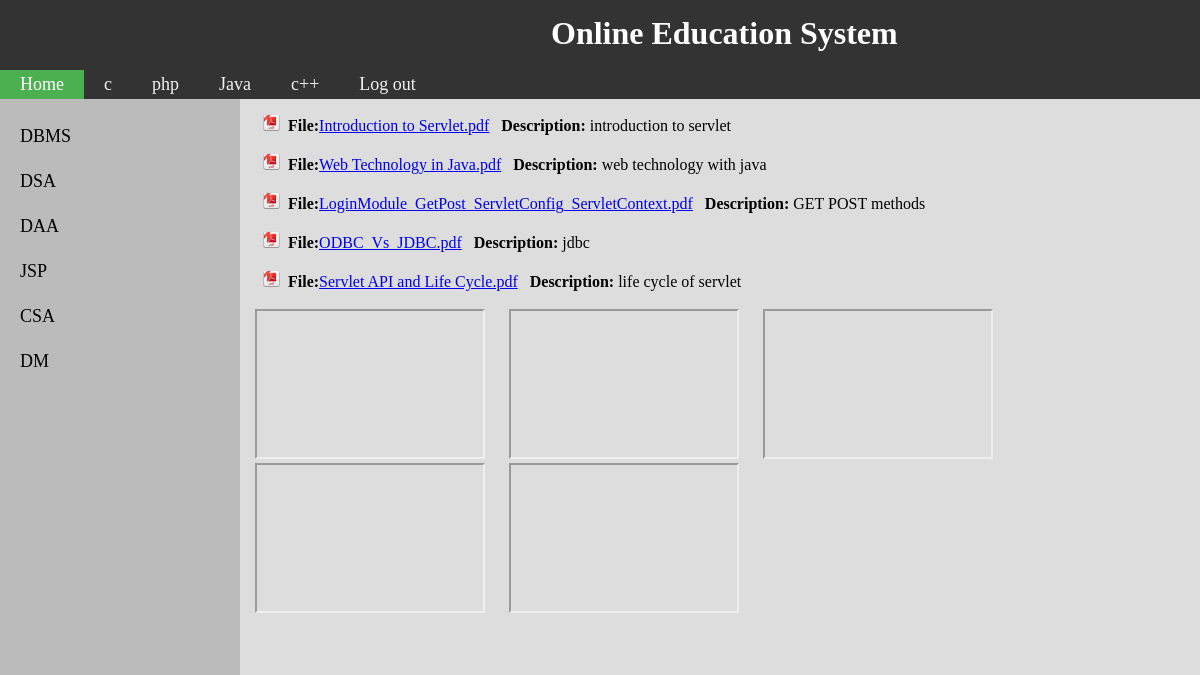
/OnlineEducationSystem/jsp.php (signed in), run on the app's committed database.
### tables this page shows
CREATE TABLE `admin_upload` (
  `id` int(200) NOT NULL,
  `subject` varchar(500) NOT NULL,
  `filename` varchar(500) NOT NULL,
  `description` varchar(500) NOT NULL
);

CREATE TABLE `youtube` (
  `id` int(11) NOT NULL,
  `link` varchar(1000) NOT NULL,
  `branch` varchar(50) NOT NULL,
  `about` varchar(100) NOT NULL DEFAULT '3'
);

### OnlineEducationSystem/jsp.php (the view, shortened to what this page needs)
<html>
    <head>
    </head>
    <body>
        <div class="topnav" ><h1>&nbsp;&nbsp;&nbsp;&nbsp;&nbsp;&nbsp;&nbsp;&nbsp;&nbsp;&nbsp;&nbsp;&nbsp;Online Education System</h1></div>
 <div class="topnav" >
            <a class="active" href="educature/home.php">Home</a>
            <a href="c1.php">c</a>
            <a href="php.php">php</a>
            <a href="java.php">Java</a>
            <a href="c++.php">c++</a>
            <a href="logout.php">Log out</a>
        </div>
        <div class="row" style="margin:0px;height:10000px" >
            <div class="left" style="background-color:#bbb;" >
                <ul id="myMenu" name="">
                    <li><a href="ce.php" onc>DBMS</a></li>
                    <li><a href="dsa.php">DSA</a></li>
                    <li><a href="daa.php">DAA</a></li>
                    <li><a href="jsp.php">JSP</a></li>
                    <li><a href="csa.php">CSA</a></li>
                    <li><a href="dm.php">DM</a></li>
                </ul>
            </div>
            <div class="right" style="background-color:#ddd;">
                <?php
                try {
                    $dbhandler = new PDO('mysql:host=127.0.0.1;dbname=php', 'root', '');
                    $dbhandler->setAttribute(PDO::ATTR_ERRMODE, PDO::ERRMODE_EXCEPTION);
                    $query = $dbhandler->query('select * from admin_upload where subject="jsp"');
                    while ($r = $query->fetch()) {
                        $fnm = $r['filename'];
                        echo "&nbsp;&nbsp;<img src='pdf.jpg' height=17 width=17/>&nbsp;&nbsp;<b>File:</b><a href='upload/$fnm' target='_blank'>" . $fnm . '</a>&nbsp;&nbsp;&nbsp;<b>Description:</b>' . $r['description'];
                        echo '<br><br>';
                    }
                    $query = $dbhandler->query('select * from youtube where branch="jsp"');
                    echo '<table class="right" style="background-color:#ddd;">';
                    while ($r = $query->fetch()) {
                        echo'
                             <iframe width="230" height="150" src="' . $r['link'] . '">
                             </iframe>&nbsp;&nbsp;&nbsp;&nbsp;&nbsp;';
                    }
                        } catch (PDOException $e) {
                    echo $e->getMessage();
                    die();
                }
                        ?>
            </div>
        </div>
    </body>
</html>

### OnlineEducationSystem/jsp.php (style rules this page uses)
body { background-color: #ddd; margin: 0px; }
h1 { color: white; padding: 5px; align-items: center; margin: 20px; margin-top: 10px; margin-bottom: 40px; margin-left: 450px; margin-right: 50px; height: 20px; }
div { margin: 0px; }
.topnav { overflow: hidden; background-color: #333; }
.topnav a { float: left; color: #f2f2f2; text-align: center; padding: 4px 20px; text-decoration: none; font-size: 18px; }
.topnav a.active { background-color: #4CAF50; color: white; }
* { box-sizing: border-box; }
.row { display: flex; }
.left { flex: 20%; padding: 15px 0; }
.right { flex: 80%; padding: 15px; }
#myMenu { list-style-type: none; padding: 0; margin: 0; }
#myMenu li a { backgrxound-color: #f6f6f6; padding: 12px 20px; text-decoration: none; font-size: 18px; color: black; display: block; }

### data on the page
admin_upload: filename "Introduction to Servlet.pdf", description "introduction to servlet"
admin_upload: filename "Web Technology in Java.pdf", description "web technology with java"
admin_upload: filename "LoginModule_GetPost_ServletConfig_ServletContext.pdf", description "GET POST methods"
admin_upload: filename "ODBC_Vs_JDBC.pdf", description "jdbc"
admin_upload: filename "Servlet API and Life Cycle.pdf", description "life cycle of servlet"
